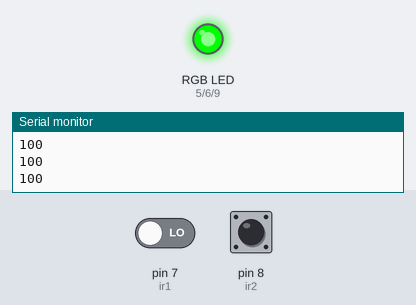
Recording of a sketch running on a simulated Arduino Uno, built with avr-gcc and run on an emulated ATmega328P. Parts: an RGB LED mixed from three pins (HIGH = lit), the last lines printed to the serial monitor. Dashed ring = blinking. The test bench sets the inputs (shaded band); at power-on: pin 7 (ir1) LOW, pin 8 (ir2) LOW.

Above: at 1.2 s.
1.3 s: pin 7 (ir1) driven HIGH and pin 8 (ir2) driven HIGH
2.8 s: pin 8 (ir2) driven LOW
At 3.4 s:
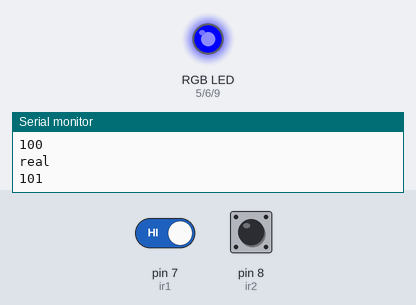
4.3 s: pin 8 (ir2) pulsed HIGH 5 times (0.12 s each, 0.3 s apart)
At 4.57 s:
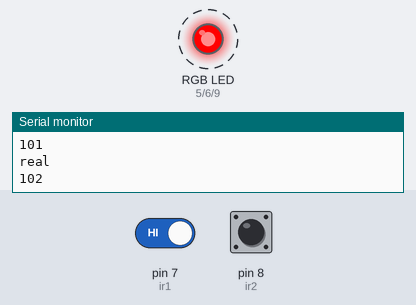
Timing chart, 0 to 7.3 s (numbered marks = the images above; inputs shaded):
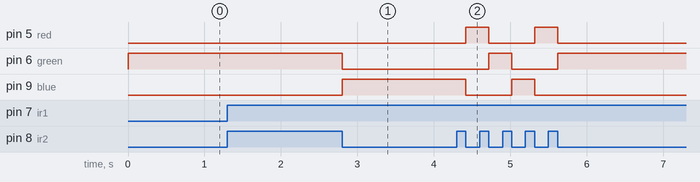

Measured:
- after the input at 2.8 s, pin 6 (green): HIGH → LOW at once; pin 9 (blue): LOW → HIGH at once
- after the input at 4.3 s, pin 5 (red): alternates HIGH for 0.30 s and LOW for 0.60 s, 4 changes in all, then stays LOW, starting after 0.12 s; pin 6 (green): LOW → HIGH after 0.42 s, → LOW 0.30 s later, → HIGH 0.60 s later; pin 9 (blue): HIGH → LOW after 0.12 s, → HIGH 0.60 s later, → LOW 0.30 s later

The sketch:

ir_with_led.ino
```cpp
//rgb pins
int red = 5;
int blue = 9;
int green = 6;

//ir sensor pins
int ir1 = 7;
int ir2 = 8;


int color = 100;              //color variable
void setup() {

  //defining rg pins as output
  pinMode(red, OUTPUT);
  pinMode(green, OUTPUT);
  pinMode(blue, OUTPUT);

  //defining ir sensor pins as input
  pinMode(ir1, INPUT);
  pinMode(ir2, INPUT);
  Serial.begin(9600);
}

void loop() {

  if (right_swipe())          //checks if hand is swiped right
    color++;                  //if hand is swiped right, change color to next color


  else if (left_swipe())       //checks if hand is swiped left
    color--;                  //if hand is swiped left, change color to previous color

  glow();                  //glow RGB leds according to color value
  delay(100);
  Serial.println(color);
}

int right_swipe()
{
  if (digitalRead(ir1) == HIGH)
  {
    int time = millis() / 1000;
    while (((millis() / 1000) - time) < 2)
    {
      if (digitalRead(ir2) == HIGH)
      {
        Serial.println("real");
        while (digitalRead(ir2));
        return 1;
      }
    }
    delay(100);
  }
  return 0;
}

int left_swipe()
{
  if (digitalRead(ir2) == HIGH)
  {
    int time = millis() / 1000;
    while ((millis() / 1000) - time < 2)
    {
      if (digitalRead(ir1) == HIGH)
      {

        while (digitalRead(ir1));
        return 1;
      }
    }
    delay(100);
  }
   return 0;
}

void glow()
{
  if (color % 3 == 0)
  {
    digitalWrite(red, HIGH);
    digitalWrite(green, LOW);
    digitalWrite(blue, LOW);
  }

  if (color % 3 == 1)
  {
    digitalWrite(red, LOW);
    digitalWrite(green, HIGH);
    digitalWrite(blue, LOW);
  }

  if (color % 3 == 2)
  {
    digitalWrite(red, LOW);
    digitalWrite(green, LOW);
    digitalWrite(blue, HIGH);
  }
}
```
